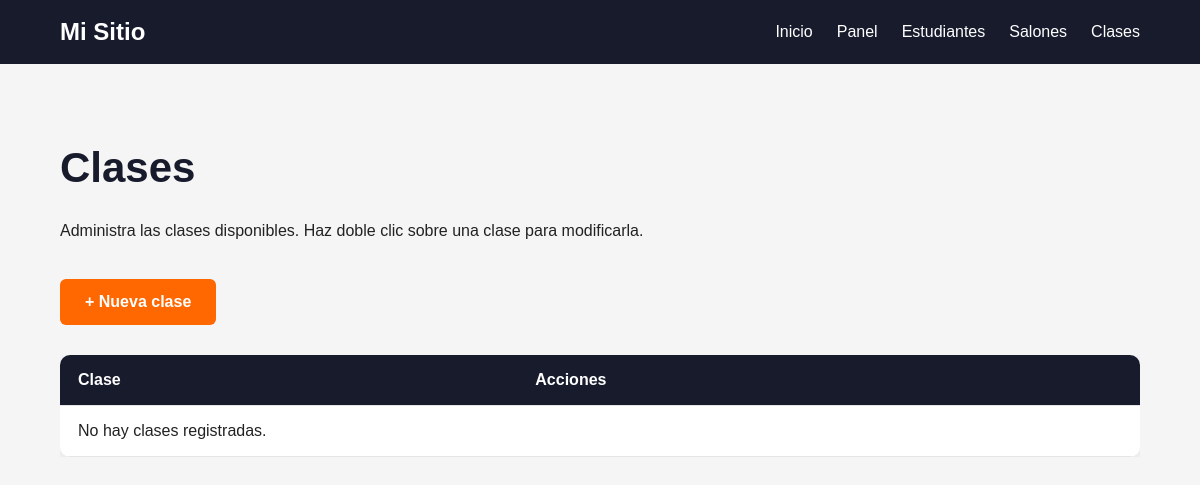
/estudiantes/clases/, run on an earlier commit of the app's database.
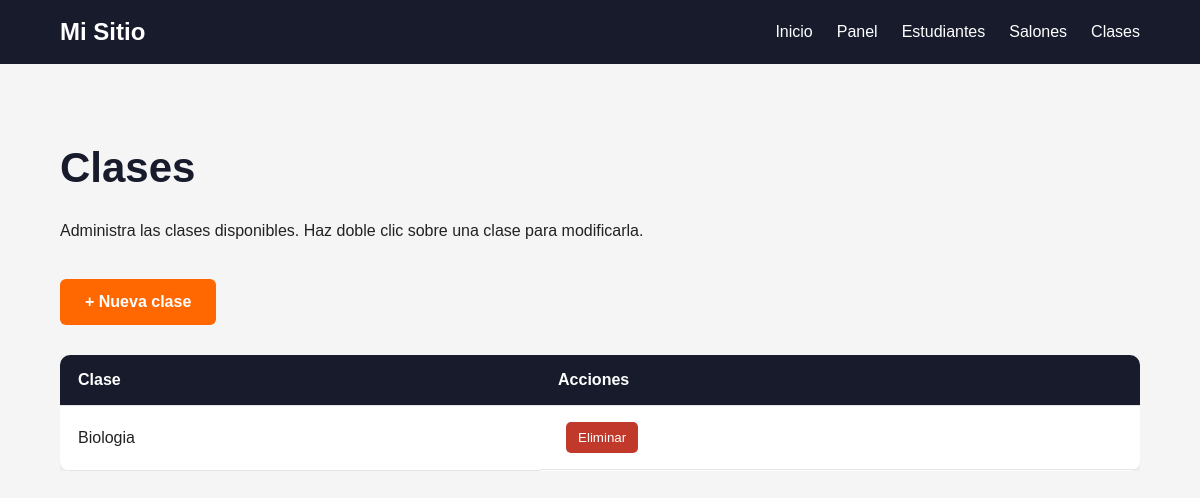
And on a later commit of the database.
### estudiantes/models.py (models this page shows, shortened)
class Clase(models.Model):
    nombre_clase = models.CharField(max_length=100, verbose_name="Nombre de la Clase")
    class Meta:
        verbose_name = "Clase"
        verbose_name_plural = "Clases"

### estudiantes/views.py (the view)
def lista_clases(request):
    clases = Clase.objects.all()
    return render(
        request,
        "estudiantes/clases.html",
        {
            "clases": clases
        }
    )

### estudiantes/templates/estudiantes/clases.html (shortened to what this page needs)
{% extends "estudiantes/base_estudiantes.html" %}
{% block content %}
<section class="page-section">
    <div class="container">
        <h1>Clases</h1>
        <p>
            Administra las clases disponibles.
            Haz doble clic sobre una clase para modificarla.
        </p>
        <div class="buttons">
            <a
                href="{% url 'crear_clase' %}"
                class="btn btn-primary"
            >
                + Nueva clase
            </a>
        </div>
        <div class="table-container">
            <table class="data-table">
                <thead>
                    <tr>
                        <th>Clase</th>
                        <th>Acciones</th>
                    </tr>
                </thead>
                <tbody>
                    {% for clase in clases %}
                    <tr ondblclick="editarFila(this)">
                        <td>
                            <span class="view-value">
                                {{ clase.nombre_clase }}
                            </span>
                        </td>
                        <td class="actions">
                            <form
                                method="POST"
                                action="{% url 'eliminar_clase' clase.id %}"
                                class="delete-form"
                            >
                                <button
                                    type="submit"
                                    class="btn-delete"
                                    onclick="
                                        return confirm(
                                            '¿Seguro que quieres eliminar esta clase?'
                                        );
                                    "
                                >
                                    Eliminar
                                </button>
                            </form>
                        </td>
                    </tr>
                    {% empty %}
                    <tr>
                        <td colspan="2">
                            No hay clases registradas.
                        </td>
                    </tr>
                    {% endfor %}
                </tbody>
            </table>
        </div>
    </div>
</section>
{% endblock %}

What changed in the data, as far as the page shows it:
added Clase: nombre_clase "Biologia"
Also different on the page:
text no longer shown: "No hay clases registradas."
